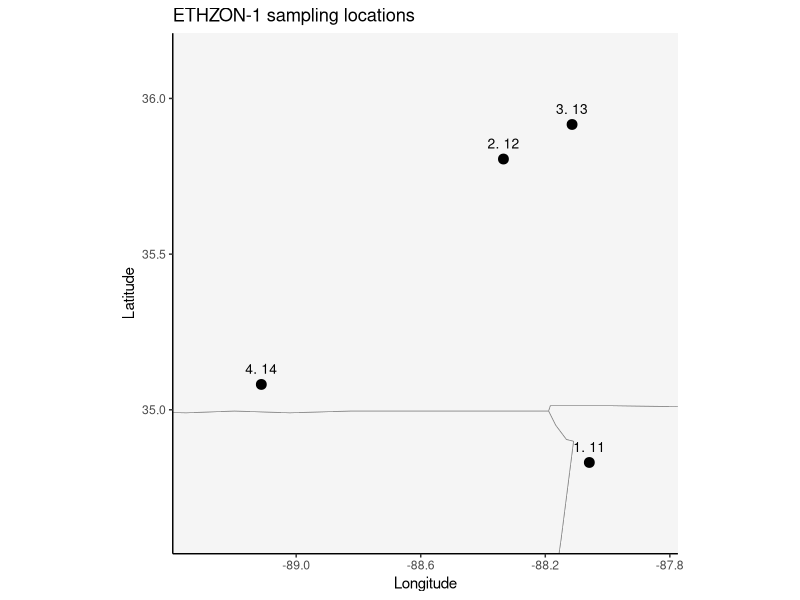
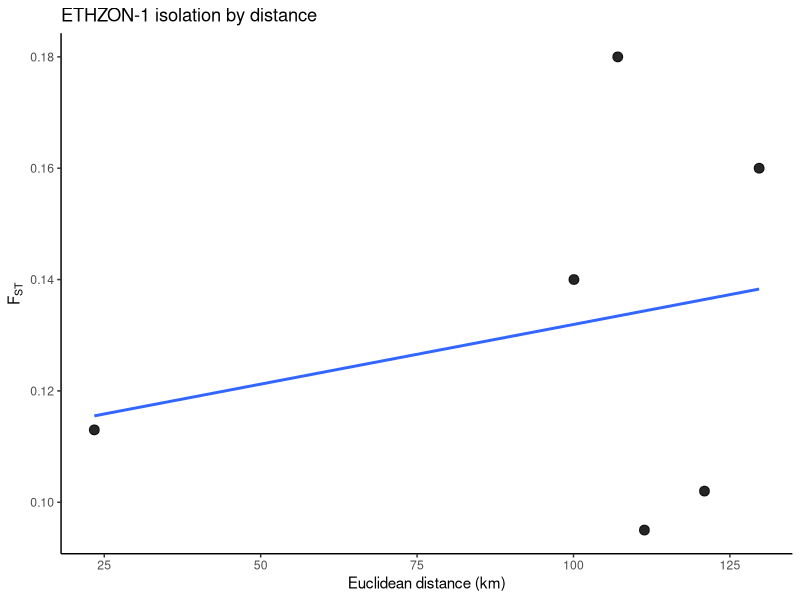
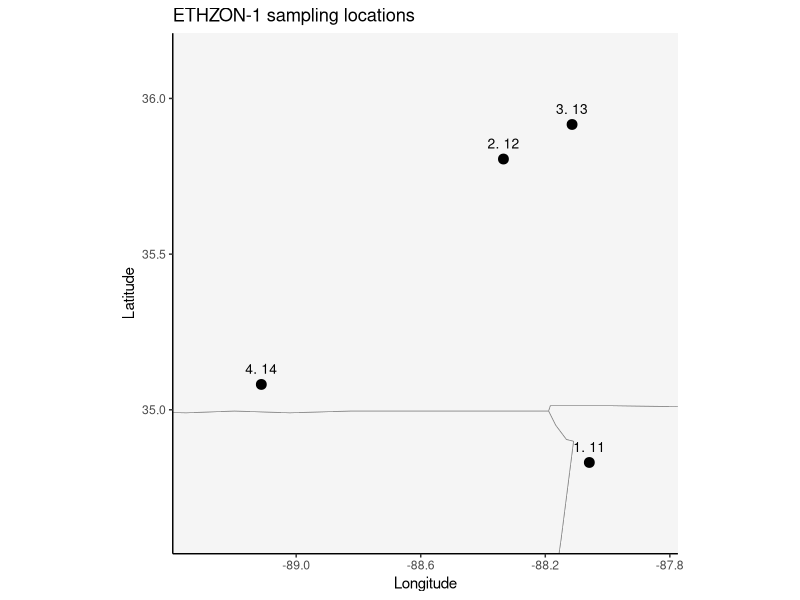
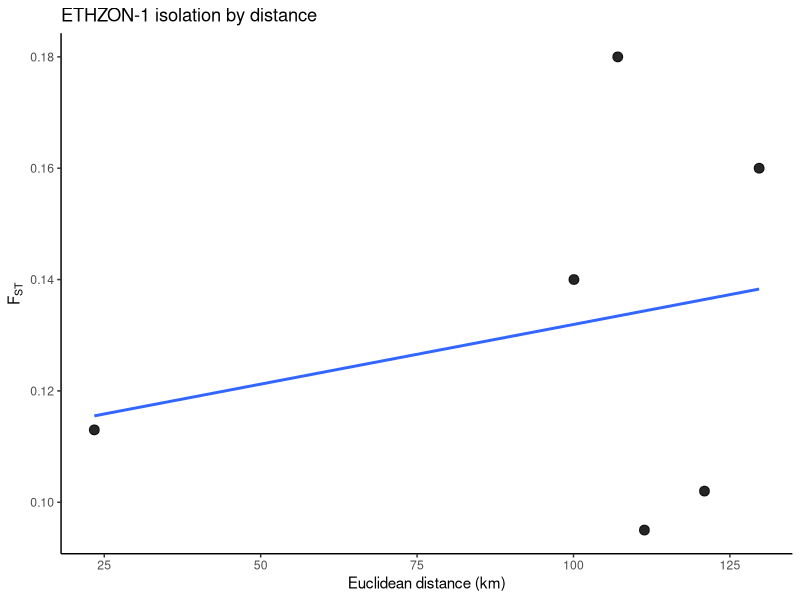

These charts were generated, in order, by the following R code: (Note: this script raises an error after producing the figures.)
# ========================================
# ETHZON-1
# Etheostoma zonistium
# Bandfin darter
# Extraction from Fluker et al. 2019
# Pairwise FST from Table 4
# Coordinates from Table 1
# ========================================

# -----------------------------
# 0) setup
# -----------------------------
library(ggplot2)
library(geosphere)
library(maps)

study_code <- "ETHZON-1"

base_dir <- "/Users/johnmccall/Library/CloudStorage/OneDrive-TheOhioStateUniversity/Spring_2026/Landgen_DGS/DGS-Patterns-of-Fish-Diversity/DGS-Patterns-of-Fish-Diversity/Objective 2/Data/ETHZON-1"
data_dir <- file.path(base_dir, "data")

dir.create(base_dir, recursive = TRUE, showWarnings = FALSE)
dir.create(data_dir, recursive = TRUE, showWarnings = FALSE)

# -----------------------------
# 1) site coordinates
# exact coordinates from Table 1
# site order matches Table 4
# 11 Bear Creek
# 12 Big Sandy River
# 13 Birdsong Creek
# 14 Hatchie River / West Fork Spring Creek
# -----------------------------
ETHZON_1_coords <- data.frame(
  site_id = as.character(1:4),
  lat = c(
    34.83091,
    35.80539,
    35.91634,
    35.08152
  ),
  lon = c(
    -88.05857,
    -88.33439,
    -88.11398,
    -89.11192
  ),
  stringsAsFactors = FALSE
)

site_lookup <- data.frame(
  site_id = as.character(1:4),
  site_code = c("11", "12", "13", "14"),
  site_name = c(
    "Bear Creek",
    "Big Sandy River",
    "Birdsong Creek",
    "Hatchie River"
  ),
  locality = c(
    "Bear Creek",
    "Big Sandy River",
    "Birdsong Creek",
    "West Fork Spring Creek"
  ),
  n_ind = c(14, 23, 23, 23),
  stringsAsFactors = FALSE
)

# -----------------------------
# 2) helper
# fill symmetric matrix from lower triangle values
# -----------------------------
fill_sym_from_lower <- function(pops, vals, diag_val = 0) {
  n <- length(pops)
  stopifnot(length(vals) == n * (n - 1) / 2)

  mat <- matrix(
    0,
    nrow = n,
    ncol = n,
    dimnames = list(pops, pops)
  )

  k <- 1
  for (i in 2:n) {
    for (j in 1:(i - 1)) {
      mat[i, j] <- vals[k]
      mat[j, i] <- vals[k]
      k <- k + 1
    }
  }

  diag(mat) <- diag_val
  mat
}

# -----------------------------
# 3) pairwise FST matrix
# transcribed from Table 4
# -----------------------------
fst_vals <- c(
  0.095,
  0.102, 0.113,
  0.140, 0.180, 0.160
)

ETHZON_1_fst <- fill_sym_from_lower(
  pops = ETHZON_1_coords$site_id,
  vals = fst_vals,
  diag_val = 0
)

ETHZON_1_fst[ETHZON_1_fst < 0] <- 0
diag(ETHZON_1_fst) <- 0

# -----------------------------
# 4) geographic distance matrix
# Euclidean great-circle distances in km
# -----------------------------
geo_dist_km <- geosphere::distm(
  x = as.matrix(ETHZON_1_coords[, c("lon", "lat")]),
  fun = geosphere::distHaversine
) / 1000

rownames(geo_dist_km) <- ETHZON_1_coords$site_id
colnames(geo_dist_km) <- ETHZON_1_coords$site_id

# -----------------------------
# 5) IBD dataframe
# -----------------------------
ibd_df <- data.frame(
  site1 = rownames(ETHZON_1_fst)[row(ETHZON_1_fst)[upper.tri(ETHZON_1_fst)]],
  site2 = colnames(ETHZON_1_fst)[col(ETHZON_1_fst)[upper.tri(ETHZON_1_fst)]],
  fst = ETHZON_1_fst[upper.tri(ETHZON_1_fst)],
  dist_km = geo_dist_km[upper.tri(geo_dist_km)],
  stringsAsFactors = FALSE
)

ibd_df$site1_name <- site_lookup$site_name[match(ibd_df$site1, site_lookup$site_id)]
ibd_df$site2_name <- site_lookup$site_name[match(ibd_df$site2, site_lookup$site_id)]

# -----------------------------
# 6) sampling map
# tight regional extent around points
# -----------------------------
state_map <- map_data("state")
plot_sites <- merge(ETHZON_1_coords, site_lookup, by = "site_id", sort = FALSE)

lon_rng <- range(plot_sites$lon, na.rm = TRUE)
lat_rng <- range(plot_sites$lat, na.rm = TRUE)

x_pad <- max(0.18, diff(lon_rng) * 0.20)
y_pad <- max(0.18, diff(lat_rng) * 0.20)

xlim_use <- c(lon_rng[1] - x_pad, lon_rng[2] + x_pad)
ylim_use <- c(lat_rng[1] - y_pad, lat_rng[2] + y_pad)

map_plot <- ggplot() +
  geom_polygon(
    data = state_map,
    aes(x = long, y = lat, group = group),
    fill = "grey96",
    color = "grey55",
    linewidth = 0.25
  ) +
  geom_point(
    data = plot_sites,
    aes(x = lon, y = lat),
    size = 3
  ) +
  geom_text(
    data = plot_sites,
    aes(x = lon, y = lat, label = paste0(site_id, ". ", site_code)),
    nudge_y = 0.05,
    size = 3.5
  ) +
  coord_fixed(
    xlim = xlim_use,
    ylim = ylim_use
  ) +
  theme_classic() +
  labs(
    x = "Longitude",
    y = "Latitude",
    title = "ETHZON-1 sampling locations"
  )

print(map_plot)

ggsave(
  filename = file.path(base_dir, "ETHZON-1_map.png"),
  plot = map_plot,
  width = 7.25,
  height = 5.25,
  dpi = 300
)

# -----------------------------
# 7) IBD plot
# -----------------------------
ibd_plot <- ggplot(ibd_df, aes(x = dist_km, y = fst)) +
  geom_point(size = 3, alpha = 0.85) +
  geom_smooth(method = "lm", se = FALSE) +
  theme_classic() +
  labs(
    x = "Euclidean distance (km)",
    y = expression(F[ST]),
    title = "ETHZON-1 isolation by distance"
  )

print(ibd_plot)

ggsave(
  filename = file.path(base_dir, "ETHZON-1_IBD.png"),
  plot = ibd_plot,
  width = 7,
  height = 5,
  dpi = 300
)

# -----------------------------
# 8) checks
# -----------------------------
stopifnot(identical(rownames(ETHZON_1_fst), ETHZON_1_coords$site_id))
stopifnot(identical(colnames(ETHZON_1_fst), ETHZON_1_coords$site_id))
stopifnot(isTRUE(all.equal(ETHZON_1_fst, t(ETHZON_1_fst))))
stopifnot(isTRUE(all.equal(geo_dist_km, t(geo_dist_km))))

# -----------------------------
# 9) save
# -----------------------------
save(
  ETHZON_1_fst,
  ETHZON_1_coords,
  file = file.path(data_dir, "ETHZON-1.RData")
)
